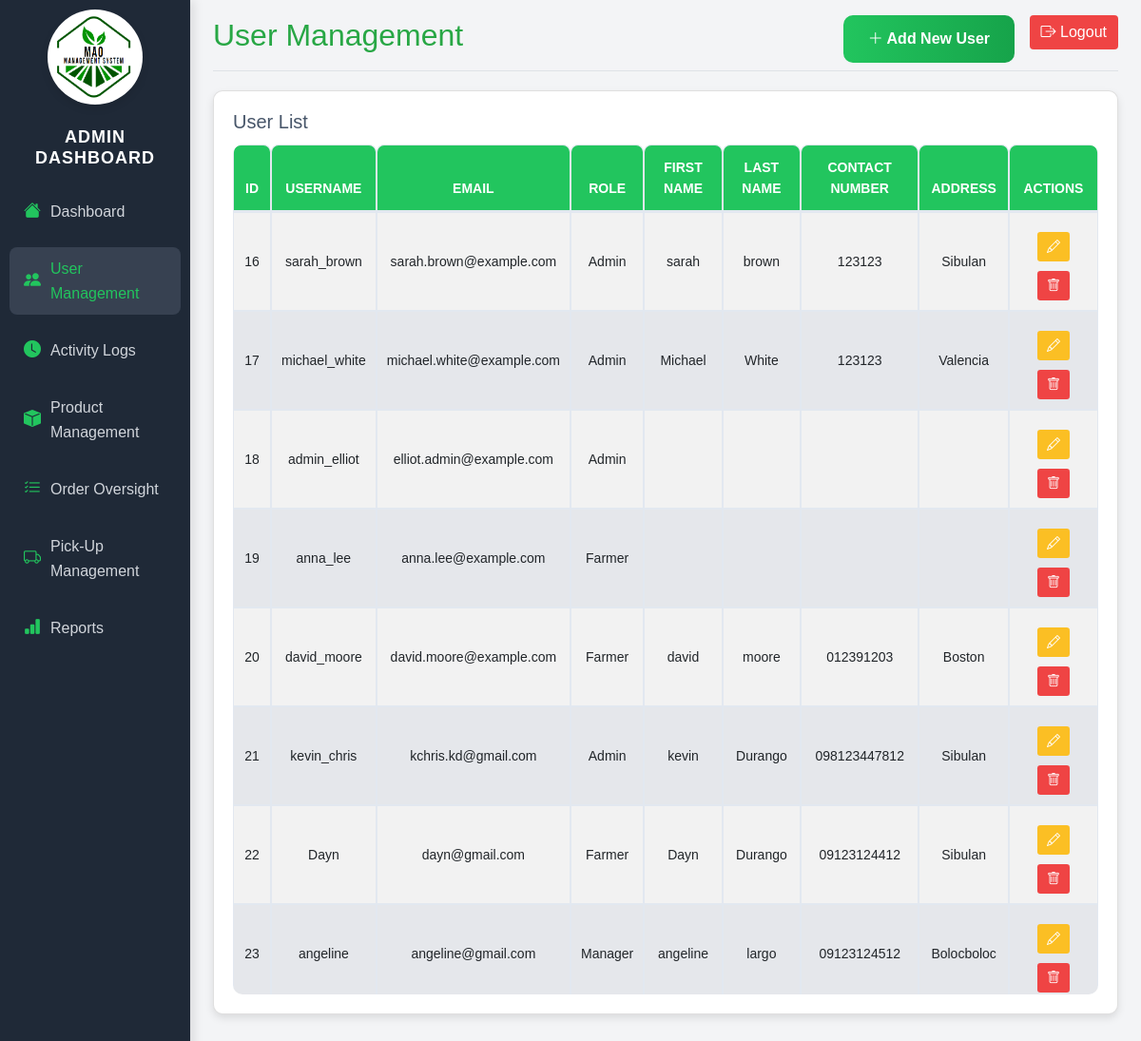
The page /views/admin/user-management.php (signed in) on the database its author committed.
### tables this page shows
CREATE TABLE `users` (
  `user_id` int(11) NOT NULL,
  `username` varchar(50) NOT NULL,
  `password` varchar(255) NOT NULL,
  `email` varchar(100) NOT NULL,
  `role_id` int(11) DEFAULT NULL,
  `created_at` timestamp NOT NULL DEFAULT current_timestamp(),
  `updated_at` timestamp NOT NULL DEFAULT current_timestamp() ON UPDATE current_timestamp(),
  `first_name` varchar(100) NOT NULL,
  `last_name` varchar(100) NOT NULL,
  `contact_number` varchar(20) DEFAULT NULL,
  `address` text DEFAULT NULL
);

CREATE TABLE `roles` (
  `role_id` int(11) NOT NULL,
  `role_name` varchar(50) NOT NULL
);

### models/user.php (called while the page is built, shortened)
<?php
require_once 'Database.php';
class User
{
    private $conn;
    public function __construct()
    {
        $database = new Database();
        $this->conn = $database->connect();
    }
    public function getUsers()
    {
        try {
            $query = "SELECT user_id, username, email, role_id, first_name, last_name, contact_number, address FROM users";
            $stmt = $this->conn->query($query);
            return $stmt->fetchAll(PDO::FETCH_ASSOC);
        } catch (PDOException $e) {
            die("Error fetching users: " . $e->getMessage());
        }
    }
    public function getRoles()
    {
        try {
            $query = "SELECT * FROM roles";
            $stmt = $this->conn->query($query);
            return $stmt->fetchAll(PDO::FETCH_ASSOC);
        } catch (PDOException $e) {
            die("Error fetching roles: " . $e->getMessage());
        }
    }
}
?>

### models/database.php (called while the page is built)
<?php
class Database {
    private $host = 'localhost';
    private $db = 'farmersmarketdb';
    private $user = 'root';
    private $pass = '';
    private $charset = 'utf8mb4';
    public $conn;
    public function connect() {
        if ($this->conn === null) {
            try {
                $dsn = "mysql:host=$this->host;dbname=$this->db;charset=$this->charset";
                $this->conn = new PDO($dsn, $this->user, $this->pass);
                $this->conn->setAttribute(PDO::ATTR_ERRMODE, PDO::ERRMODE_EXCEPTION);
            } catch (PDOException $e) {
                echo 'Connection failed: ' . $e->getMessage();
                exit;
            }
        }
        return $this->conn;
    }
}
?>

### views/admin/user-management.php (the view, shortened to what this page needs)
<?php
require_once '../../models/User.php';
$userClass = new User();
$users = $userClass->getUsers();
$roles = $userClass->getRoles();
?>
<!DOCTYPE html>
<html lang="en">
<head>
  <link href="https://stackpath.bootstrapcdn.com/bootstrap/4.5.2/css/bootstrap.min.css" rel="stylesheet">
  <link href="https://cdn.jsdelivr.net/npm/bootstrap-icons/font/bootstrap-icons.css" rel="stylesheet">
  <link rel="stylesheet" href="../../public/style/admin.css">
  <link rel="stylesheet" href="../../public/style/admin-sidebar.css">
</head>
<body>
  <div class="container-fluid">
    <div class="row">
      <?php include '../global/admin-sidebar.php'; ?>
      <main role="main" class="col-md-9 ml-sm-auto col-lg-10 px-4">
        <div class="d-flex justify-content-between align-items-center pt-3 pb-2 mb-3 border-bottom">
          <h1 class="h2 text-success">User Management</h1>
          <div class="d-flex">
            <button class="btn btn-primary" data-toggle="modal" data-target="#addUserModal">
              <i class="bi bi-plus-lg"></i> Add New User
            </button>
            <form method="POST" class="ml-3">
              <button type="submit" name="logout" class="btn btn-danger">
                <i class="bi bi-box-arrow-right"></i> Logout
              </button>
            </form>
          </div>
        </div>
        <div class="card custom-card table-container">
          <div class="card-body">
            <h5 class="card-title">User List</h5>
            <div class="table-responsive">
              <table class="table table-hover table-striped table-bordered mb-0">
                <thead>
                  <tr>
                    <th>ID</th>
                    <th>Username</th>
                    <th>Email</th>
                    <th>Role</th>
                    <th>First Name</th>
                    <th>Last Name</th>
                    <th>Contact Number</th>
                    <th>Address</th>
                    <th>Actions</th>
                  </tr>
                </thead>
                <tbody>
                  <?php foreach ($users as $user): ?>
                    <tr>
                      <td><?= htmlspecialchars($user['user_id']) ?></td>
                      <td><?= htmlspecialchars($user['username']) ?></td>
                      <td><?= htmlspecialchars($user['email']) ?></td>
                      <td>
                        <?php
                          foreach ($roles as $role) {
                              if ($role['role_id'] == $user['role_id']) {
                                  echo htmlspecialchars($role['role_name']);
                                  break;
                              }
                          }
                        ?>
                      </td>
                      <td><?= htmlspecialchars($user['first_name']) ?></td>
                      <td><?= htmlspecialchars($user['last_name']) ?></td>
                      <td><?= htmlspecialchars($user['contact_number']) ?></td>
                      <td><?= htmlspecialchars($user['address']) ?></td>
                      <td>
                        <button class="btn btn-warning btn-sm btn-action edit-btn"
                                data-user-id="<?= $user['user_id'] ?>"
                                data-username="<?= htmlspecialchars($user['username']) ?>"
                                data-email="<?= htmlspecialchars($user['email']) ?>"
                                data-role-id="<?= $user['role_id'] ?>"
                                data-first-name="<?= htmlspecialchars($user['first_name']) ?>"
                                data-last-name="<?= htmlspecialchars($user['last_name']) ?>"
                                data-contact-number="<?= htmlspecialchars($user['contact_number']) ?>"
                                data-address="<?= htmlspecialchars($user['address']) ?>">
                          <i class="bi bi-pencil"></i>
                        </button>
                        <form method="POST" style="display:inline;">
                          <button type="submit" name="delete_user" class="btn btn-danger btn-sm btn-action"
                                  onclick="return confirm('Are you sure you want to delete this user?');">
                            <i class="bi bi-trash"></i>
                          </button>
                        </form>
                      </td>
                    </tr>
                  <?php endforeach; ?>
                </tbody>
              </table>
            </div>
          </div>
        </div>
      </main>
    </div>
  </div>
</body>
</html>

### views/global/admin-sidebar.php
<?php
$currentPage = basename($_SERVER['PHP_SELF']);
?>
<nav id="sidebar" class="col-md-3 col-lg-2 d-md-block sidebar">
    <div class="sidebar-sticky">
        <div class="logo-container">
            <img src="../../public/assets/logo.png" alt="Farmers Market Logo" class="logo">
        </div>
        <h4 class="sidebar-heading px-3 mt-4 mb-3 text-white">Admin Dashboard</h4>
        <ul class="nav flex-column">
            <li class="nav-item">
                <a class="nav-link <?= ($currentPage == 'admin-dashboard.php') ? 'active' : '' ?>" href="admin-dashboard.php">
                    <i class="bi bi-house-fill"></i> Dashboard
                </a>
            </li>
            <li class="nav-item">
                <a class="nav-link <?= ($currentPage == 'user-management.php') ? 'active' : '' ?>" href="user-management.php">
                    <i class="bi bi-people-fill"></i> User Management
                </a>
            </li>
            <li class="nav-item">
                <a class="nav-link <?= ($currentPage == 'activity-logs.php') ? 'active' : '' ?>" href="activity-logs.php">
                    <i class="bi bi-clock-fill"></i> Activity Logs
                </a>
            </li>
            <li class="nav-item">
                <a class="nav-link <?= ($currentPage == 'product-management.php') ? 'active' : '' ?>" href="product-management.php">
                    <i class="bi bi-box-fill"></i> Product Management
                </a>
            </li>
            <li class="nav-item">
                <a class="nav-link <?= ($currentPage == 'order-oversight.php') ? 'active' : '' ?>" href="order-oversight.php">
                    <i class="bi bi-list-check"></i> Order Oversight
                </a>
            </li>
            <li class="nav-item">
                <a class="nav-link <?= ($currentPage == 'pickup-management.php') ? 'active' : '' ?>" href="pickup-management.php">
                    <i class="bi bi-truck"></i> Pick-Up Management
                </a>
            </li>
            <li class="nav-item">
                <a class="nav-link <?= ($currentPage == 'reports.php') ? 'active' : '' ?>" href="reports.php">
                    <i class="bi bi-bar-chart-fill"></i> Reports
                </a>
            </li>
        </ul>
    </div>
</nav>

### public/style/admin.css (style rules this page uses)
body { background-color: #f3f4f6; color: #475569; font-family: "Poppins", sans-serif; font-size: 16px; line-height: 1.6; margin: 0; padding: 0; overflow-x: hidden; }
#sidebar { background-color: #1f2937; min-height: 100vh; padding: 20px; box-shadow: 2px 0 10px rgba(0, 0, 0, 0.1); position: fixed; width: 250px; }
.logo-container { text-align: center; margin-bottom: 20px; }
.logo { width: 80px; height: auto; }
.nav-link { color: #d1d5db !important; padding: 10px 15px; margin: 5px 0; border-radius: 8px; transition: all 0.3s ease-in-out; display: flex; align-items: center; }
.nav-link.active, .nav-link:hover { background-color: #374151; color: #22c55e !important; }
.nav-link i { margin-right: 10px; font-size: 1.2rem; }
h4 { color: #fff; font-size: 1.2rem; font-weight: 600; text-align: center; margin-bottom: 20px; }
.table-container { background-color: #ffffff; border-radius: 10px; box-shadow: 0 4px 8px rgba(0, 0, 0, 0.1); margin-top: 20px; }
.table-responsive { overflow-y: auto; border-radius: 10px; }
.table { margin-bottom: 0; width: 100%; border-collapse: separate; border-spacing: 0; }
.table thead th { background-color: #22c55e; color: #ffffff; text-transform: uppercase; font-size: 14px; padding: 12px; text-align: center; border-top-left-radius: 8px; border-top-right-radius: 8px; }
.table th, .table td { text-align: center; vertical-align: middle; padding: 10px; border: 1px solid #e2e8f0; font-size: 14px; }
.table tbody tr { background-color: #f9fafb; transition: all 0.2s ease-in-out; }
.table tbody tr:nth-child(even) { background-color: #e5e7eb; }
.btn-action { font-size: 14px; padding: 5px 10px; transition: all 0.2s ease-in-out; }
.btn-warning { background-color: #fbbf24; color: #fff; border: none; margin: 10px; }
.btn-danger { background-color: #ef4444; color: #fff; border: none; }
.btn-primary { background: linear-gradient(to right, #22c55e, #16a34a); border: none; padding: 0.8rem 1.6rem; font-weight: 600; color: #ffffff; border-radius: 10px; transition: all 0.3s ease-in-out; }
.table-responsive { max-height: 70vh; overflow-y: auto; position: relative; }
.table thead th { position: sticky; top: 0; background-color: #22c55e; z-index: 1; border-bottom: 2px solid #e2e8f0; }

### public/style/admin-sidebar.css (style rules this page uses)
#sidebar { background-color: #1f2937; height: 100vh; padding: 10px; display: flex; flex-direction: column; justify-content: flex-start; box-shadow: 4px 0 10px rgba(0, 0, 0, 0.1); transition: transform 0.3s ease-in-out; }
#sidebar .logo-container { display: flex; justify-content: center; margin-bottom: 20px; }
#sidebar .logo-container img { width: 100px; height: 100px; border-radius: 50%; box-shadow: 0 4px 8px rgba(0, 0, 0, 0.1); transition: transform 0.3s ease, box-shadow 0.3s ease; }
#sidebar .sidebar-heading { font-size: 18px; color: #22c55e; font-weight: 600; text-transform: uppercase; letter-spacing: 1px; text-align: center; margin-bottom: 15px; }
#sidebar ul { list-style: none; padding: 0; margin: 0; flex-grow: 1; }
#sidebar .nav-link { color: #d1d5db; font-weight: 500; padding: 10px 15px; margin-bottom: 8px; display: flex; align-items: center; border-radius: 8px; transition: background-color 0.3s ease, transform 0.3s ease, color 0.3s ease; text-decoration: none; }
#sidebar .nav-link i { margin-right: 10px; font-size: 18px; color: #22c55e; transition: color 0.3s ease; }

### rows shown on the page
users: user_id "16", username "sarah_brown", email "sarah.brown@example.com", first_name "sarah", last_name "brown", contact_number "123123", address "Sibulan"
roles: role_name "Admin"
users: user_id "17", username "michael_white", email "michael.white@example.com", first_name "Michael", last_name "White", contact_number "123123", address "Valencia"
users: user_id "18", username "admin_elliot", email "elliot.admin@example.com"
users: user_id "19", username "anna_lee", email "anna.lee@example.com"
roles: role_name "Farmer"
users: user_id "20", username "david_moore", email "david.moore@example.com", first_name "david", last_name "moore", contact_number "012391203", address "Boston"
users: user_id "21", username "kevin_chris", email "kchris.kd@gmail.com", first_name "kevin", last_name "Durango", contact_number "098123447812", address "Sibulan"
users: user_id "22", username "Dayn", email "dayn@gmail.com", first_name "Dayn", last_name "Durango", contact_number "09123124412", address "Sibulan"
users: user_id "23", username "angeline", email "angeline@gmail.com", first_name "angeline", last_name "largo", contact_number "09123124512", address "Bolocboloc"
roles: role_name "Manager"
